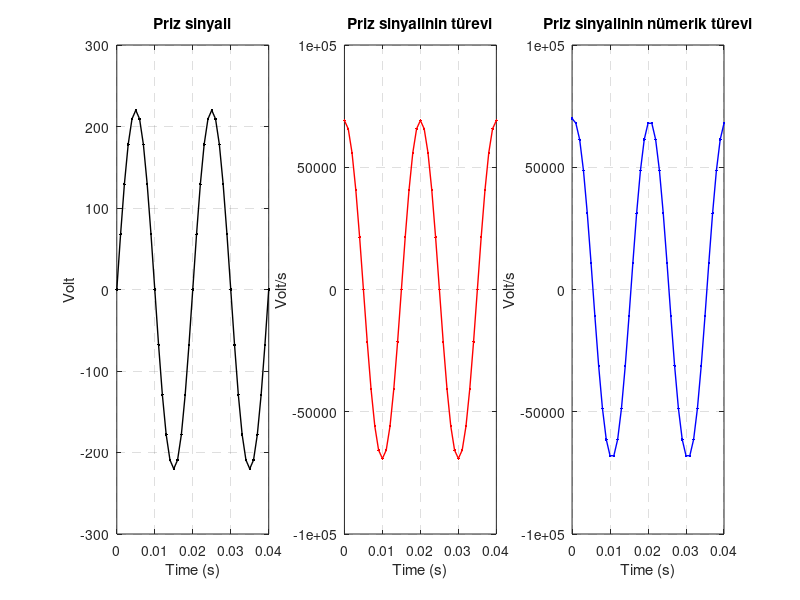

Reproduce this figure in MATLAB.
clear all; close all; clc;
T = 0.001; % örnekleme periyodu
stopTime = 0.04; % 2 periyoda bakalım
t = 0:T:stopTime;
f = 50; % frekans - Hz
A = 220;
y = A*sin(2*pi*f*t);
y_turev = A*cos(2*pi*f*t)*2*pi*f;
y_numerik_turev = zeros(1,length(t));
y_numerik_turev(1) = 70000;
for i=2:length(t)
    y_numerik_turev(i) = (y(i) - y(i-1)) / T;
end
%%
figure(1); set(gcf, 'position', [30, 210, 1392, 326]);
subplot(1,3,1);
plot(t, y, 'k.-', 'linewidth', 1);
grid on; set(gca, 'gridlinestyle', '--');
xlabel('Time (s)'); ylabel('Volt'); title('Priz sinyali');
subplot(1,3,2);
plot(t, y_turev, 'r.-', 'linewidth', 1);
grid on; set(gca, 'gridlinestyle', '--');
xlabel('Time (s)'); ylabel('Volt/s'); title('Priz sinyalinin türevi');
subplot(1,3,3);
plot(t, y_numerik_turev, 'b.-', 'linewidth', 1);
grid on; set(gca, 'gridlinestyle', '--');
xlabel('Time (s)'); ylabel('Volt/s'); title('Priz sinyalinin nümerik türevi');